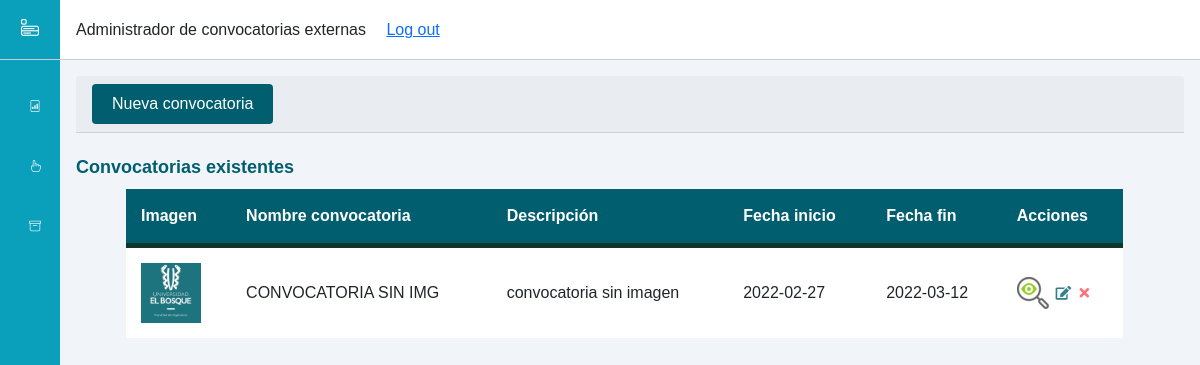
/views/AdministradorDeConvocatoriasExternas_Practicas.php, run on the app's committed database.
### tables this page shows
CREATE TABLE `tbl_convocatoriapracticas` (
  `Id` int(11) NOT NULL,
  `nombre_convocatoria` varchar(30) NOT NULL,
  `descripcion` varchar(250) NOT NULL,
  `fecha_inicio` date NOT NULL,
  `fecha_fin` date NOT NULL,
  `nombre_imagen` varchar(10) DEFAULT NULL,
  `nombre_archivo` varchar(10) DEFAULT NULL
);

### views/logic/controllers/ConvocatoriaControlador.php (called while the page is built, shortened)
<?php
class ConvocatoriaControlador{
    public function mostrarDatosConvocatorias($sql){
        $c = new conectar();
        $conexion = $c->conexion();
        $result = mysqli_query($conexion, $sql);
        return mysqli_fetch_all($result, MYSQLI_ASSOC);
    }
}
?>

### views/AdministradorDeConvocatoriasExternas_Practicas.php (the view, shortened to what this page needs)
<?php
    require_once "logic/controllers/ConvocatoriaControlador.php";
    $obj = new ConvocatoriaControlador();
?>
<!DOCTYPE html>
<html lang="es">
    <head>
        <link href="https://cdn.jsdelivr.net/npm/bootstrap@5.1.3/dist/css/bootstrap.min.css" rel="stylesheet">
        <link rel="stylesheet" href="https://cdn.jsdelivr.net/npm/bootstrap-icons@1.8.1/font/bootstrap-icons.css">
        <link rel="stylesheet" href="assets/css/PracticasStyles.css">
    </head>
    <body>
        <div class="sidebar">
            <div class="sidebar-header">
                <label for="sidebar-toggle"><i class="bi bi-menu-app"></i></label>
            </div>
            <div class="sidebar-menu">
                <ul class="menuPracticas">
                    <li>
                        <a class="link_menu-active" href="./DashBoard_Practicas.php">
                            <span title="Dashboard"><i class="bi bi-file-bar-graph"></i></span>
                        </a>
                    </li>
                    <li>
                        <a class="link_menu" href="./AdministradorDeConvocatoriasExternas_Practicas.php">
                            <span title="Convocatorias"><i class="bi bi-hand-index"></i></span>
                        </a>
                    </li>
                    <li>
                        <a class="link_menu" href="./AdministradorDeEportafolios_Practicas.php">
                            <span title="E-portafolios"><i class="bi bi-archive"></i></span>
                        </a>
                    </li>
                </ul>
            </div>
        </div>
        <div class="main-content">
            <header>
                <div class="social-icons">
                    <div class="titulo-dash">
                        <span>Administrador de convocatorias externas</span>&nbsp;
                    </div>
                    <div class="link-logout">
                        <span><a href="../index.php">Log out</a></span>
                    </div>
                </div>
            </header>
            <main>
                <div class="card-header">
                    <button type="button" class="btn_agregarConvocatoria" data-bs-toggle="modal" data-bs-target="#modalRegistrarConvocatoria" title="Nueva Convocatoria">Nueva convocatoria</button>
                </div>
                <div class="main-tableEventos">
                   <br>
                    <h3 class="titulo_seccion">Convocatorias existentes </h3>
                    <table id="table_eventos" class="tablaDeConvocatorias">
                        <thead>
                            <tr>
                                <th class="campoTabla">Imagen</th>
                                <th class="campoTabla">Nombre convocatoria</th>
                                <th class="campoTabla">Descripción</th>
                                <th class="campoTabla">Fecha inicio</th>
                                <th class="campoTabla">Fecha fin</th>
                                <th class="campoTabla">Acciones</th>
                            </tr>
                        </thead>
                        <tbody>
                        <?php
                            $sql = "SELECT Id, nombre_convocatoria, descripcion, fecha_inicio, fecha_fin, nombre_imagen from tbl_convocatoriapracticas";
                            $datos = $obj->mostrarDatosConvocatorias($sql);
                            foreach ($datos as $key){
                        ?>
                                <tr class="filasDeDatosTablaConvocatorias">
                                    <?php
                                    $nombreDeImg = $key['nombre_imagen'];
                                    if($nombreDeImg != null){
                                    ?>
                                        <td class='datoTabla'><img class='imagenDeConvocatoriaEnTabla'src='<?php echo "convocatoriasImages/".$nombreDeImg?>'></td>
                                    <?php
                                    }else{
                                    ?>
                                        <td class='datoTabla'><img class='imagenDeConvocatoriaEnTabla'src='assets/images/imgPorDefecto.jpg'></td>
                                    <?php
                                    }
                                    ?>
                                    <td class="datoTabla"><?php echo $key['nombre_convocatoria'];  ?></td>
                                    <td class="datoTabla"><?php echo $key['descripcion'];  ?></td>
                                    <td class="datoTabla"><?php echo $key['fecha_inicio'];  ?></td>
                                    <td class="datoTabla"><?php echo $key['fecha_fin'];  ?></td>
                                    <td class="datoTabla"><div class="compEsp-edicion">
                                        <div class="col-botonesEdicion">
                                            <a class="btnDetallesConvPracticas" data-id="<?php echo $key['Id'];?>" data-bs-toggle="modal" data-bs-target="#modalDetallesConvocatoria" title="Ver convocatoria"><img src="assets/images/verDetallesActividad.png"></a>
                                        </div>
                                        <div class="col-botonesEdicion">
                                            <a class="btnEditarConvPracticas" data-id="<?php echo $key['Id'];?>" data-bs-toggle="modal" data-bs-target="#modalEditarConvocatoria" title="Editar"><img src="assets/images/btn_editar.PNG"></a>
                                        </div>
                                        <div class="col-botonesEdicion">
                                        <a class="btnEliminarConvPracticas" data-id="<?php echo $key['Id'];?>" data-bs-toggle="modal" data-bs-target="#modalEliminarConvocatoria" title="Eliminar"><img src="assets/images/btn_eliminar.PNG"></a>
                                        </div>
                                    </div></td>
                                </tr>
                        <?php
                            }
                        ?>
                        </tbody>
                    </table>
                </div>
            </main>
        </div>
    </body>
</html>

### views/assets/css/PracticasStyles.css (style rules this page uses)
:root { --main-color: #0a9fba; --color-dark: #1D2231; --text-grey: #8390A2; }
* { font-family: Arial, Helvetica, sans-serif; margin: 0; padding: 0; text-decoration: none; list-style-type: none; box-sizing: border-box; }
.sidebar { height: 100%; width: 230px; position: fixed; left: 0; top: 0; z-index: 100; background: var(--main-color); color: #fff; overflow-y: auto; transition: width 500ms; }
.sidebar-header { display: flex; justify-content: space-between; align-items: center; height: 60px; padding: 0rem 1rem; border-bottom: 1px solid #ccc; font-size: 18px; }
.sidebar-menu { padding: 2rem; }
.sidebar-menu li { margin-bottom: 2rem; }
.sidebar-menu li a { color: #fff; margin: 5px 10px; opacity: .86; border-radius: 4px; display: block; }
.sidebar li { margin-bottom: 2rem; }
.menuPracticas { padding-left: 3px; }
.sidebar a { color: #fff; font-size: 12px; }
.link_menu span { width: 40px; height: 40px; }
.main-content { position: relative; margin-left: 240px; transition: margin-left 500ms; }
.titulo_seccion { color: #005e6e; font-size: 18px; font-weight: bold; }
header { position: fixed; left: 240px; top: 0; z-index: 100; width: calc(100% - 240px); background: #fff; height: 60px; padding: 0rem 1rem; display: flex; align-items: center; border-bottom: 1px solid #ccc; justify-content: space-between; transition: left 500ms; }
.social-icons { display: grid; grid-template-columns: repeat(2, 1fr); grid-column-gap: 1rem; }
main { margin-top: 60px; background: #f1f5f9; min-height: 90vh; padding: 1rem; }
@media only screen and (max-width: 1200px) { .sidebar { width: 60px; z-index: 150; } }
@media only screen and (max-width: 1200px) { .sidebar .sidebar-header, .sidebar li { display: flex; justify-content: center; } }
@media only screen and (max-width: 1200px) { .main-content { margin-left: 60px; } }
@media only screen and (max-width: 1200px) { .main-content header { left: 60px; width: calc(100% - 60px); } }
.btn_agregarConvocatoria { color: #fff; background-color: #005e6e; cursor: pointer; padding: 8px 20px; border-radius: 4px; outline: none; border: none; font-family: Arial, Helvetica, sans-serif; }
.tablaDeConvocatorias { margin-left: 50px; margin-top: 10px; width: 90%; text-align: left; border-collapse: collapse; background-color: white; }
.campoTabla, .datoTabla { padding: 15px; }
thead { background-color: #005e6e; color: white; border-bottom: solid 5px #0F362D; }
.col-botonesEdicion { display: inline-block; }
.imagenDeConvocatoriaEnTabla { width: 60px; height: 60px; }

### data on the page
tbl_convocatoriapracticas: nombre_convocatoria "CONVOCATORIA SIN IMG", descripcion "convocatoria sin imagen", fecha_inicio "2022-02-27", fecha_fin "2022-03-12"
